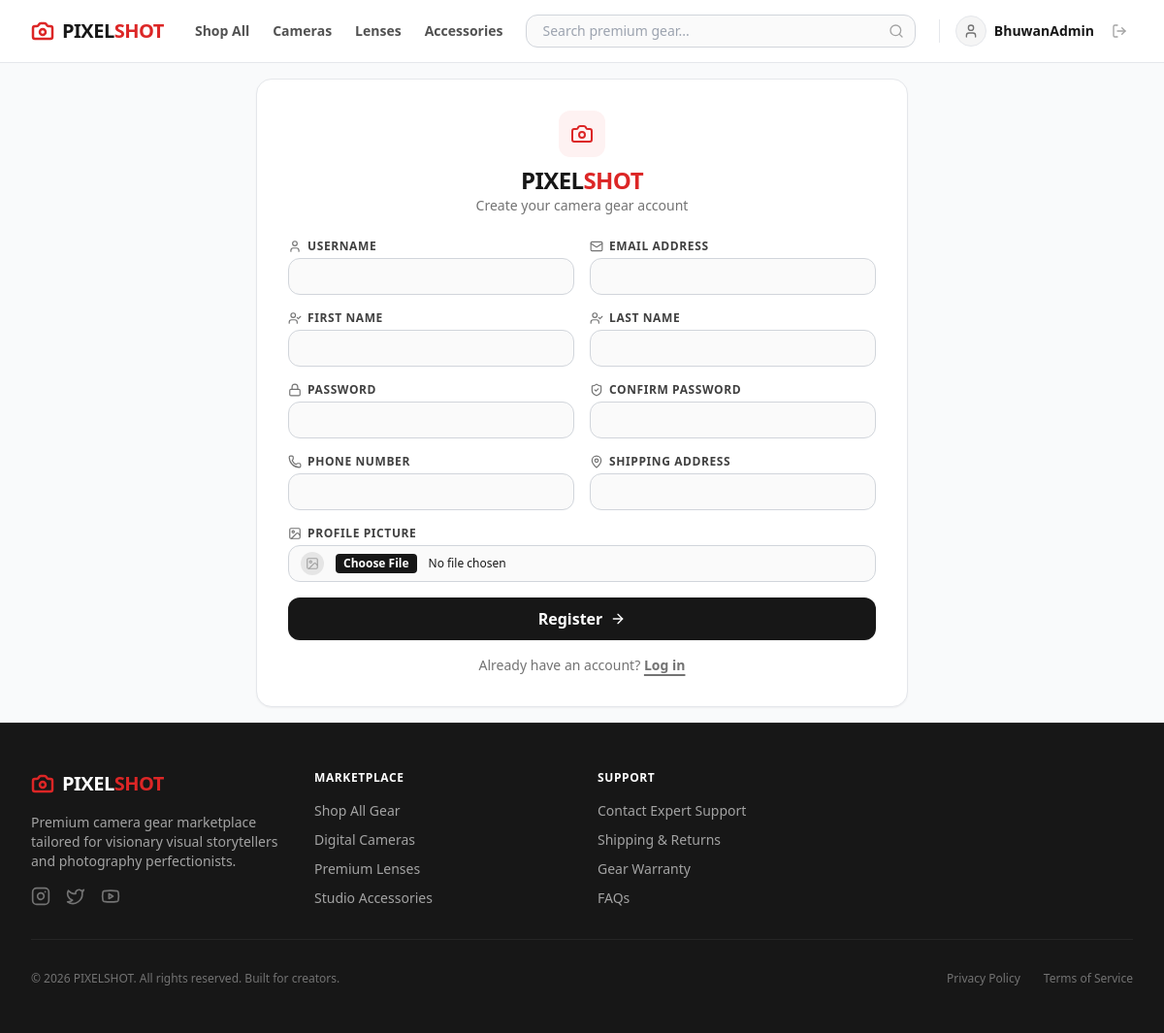
Page /register/ (signed in) on the earlier database version.
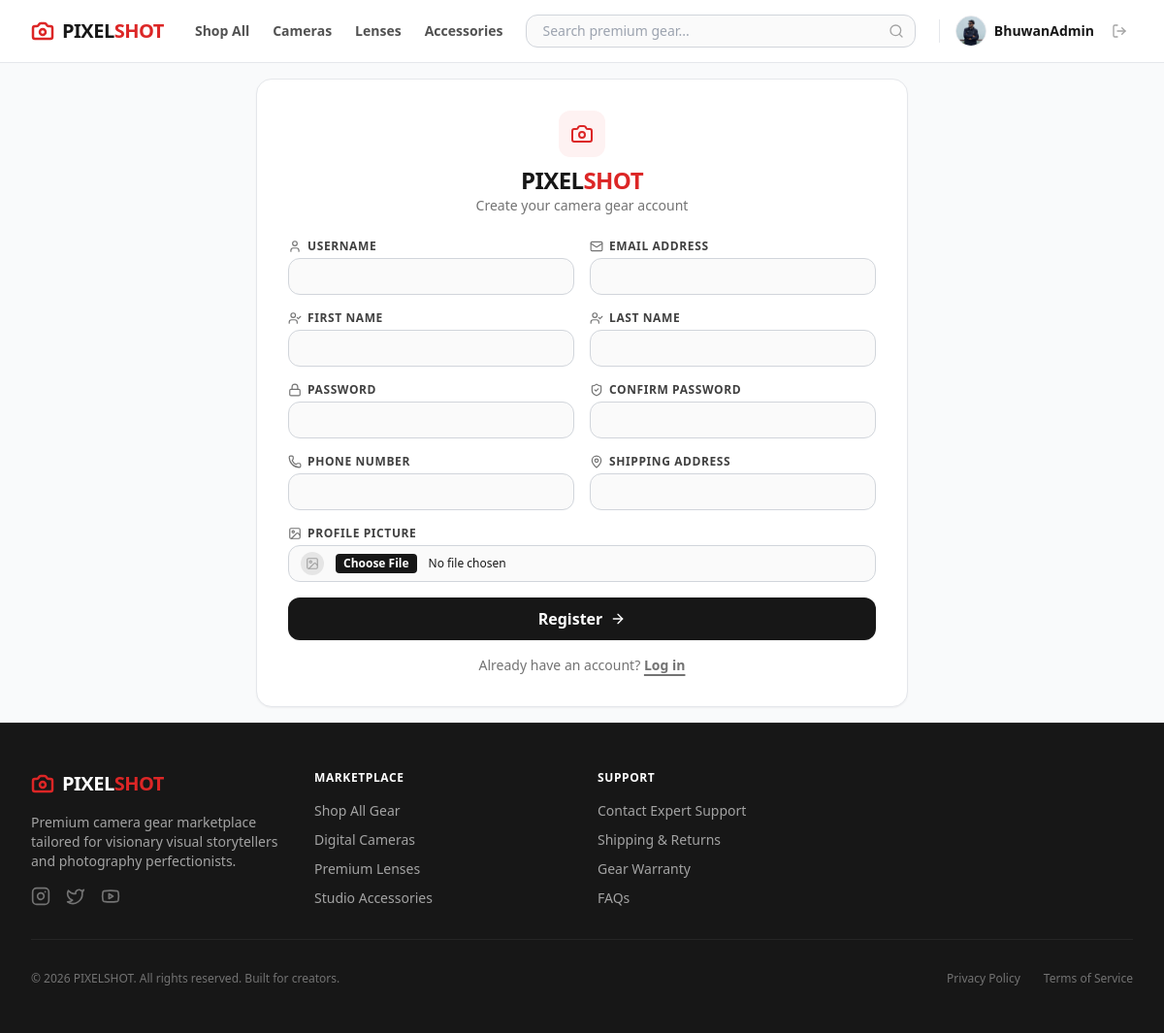
Same page on the later database version.
### ps_app/models.py (models this page shows, shortened)
class User(AbstractUser):
    phone = models.CharField(max_length=20, blank=True)
    address = models.TextField(blank=True)
    profile_picture = models.ImageField(upload_to='images/user/', blank=True, null=True)

### ps_app/views/auth_view.py (the view, shortened to what this page needs)
# urls.py: path('register/', register_view, name='register'),
def register_view(request):
    errors = {}
    return render(request, 'auth/register_page.html')

### ps_app/templates/auth/register_page.html (shortened to what the changed rows need)
<!DOCTYPE html>
<html lang="en">
<head>
    {% load static %}
    <link href="{% static 'css/styles.css' %}" rel="stylesheet" />
</head>
<body class="bg-gray-50 font-sans min-h-screen flex flex-col text-neutral-900">
    {% include 'components/_navbar.html' %}
    <main class="flex-grow flex items-center justify-center p-4">
        <div class="bg-white border border-gray-200 p-8 rounded-2xl shadow-sm max-w-2xl w-full">
            <div class="text-center mb-6">
                <h1 class="text-2xl font-bold tracking-tight text-neutral-900">PIXEL<span class="text-red-600">SHOT</span></h1>
            </div>
        </div>
    </main>
</body>
</html>

### ps_app/templates/components/_navbar.html (shortened to what this page needs)
<nav class="bg-white border-b border-gray-200 sticky top-0 z-50 font-sans text-neutral-900">
    <div class="max-w-7xl mx-auto px-4 sm:px-6 lg:px-8">
        <div class="flex justify-between h-16 items-center">
            <div class="flex items-center gap-8">
                <a href="/" class="flex items-center gap-2 text-xl font-black tracking-tight shrink-0">
                    <i data-lucide="camera" class="w-6 h-6 text-red-600 stroke-[2.5]"></i>
                    <span>PIXEL<span class="text-red-600">SHOT</span></span>
                </a>
                <div class="hidden md:flex items-center gap-6 text-sm font-semibold text-neutral-600">
                    <a href="/products/" class="hover:text-red-600 transition-colors">Shop All</a>
                    <a href="/products/?category=cameras" class="hover:text-red-600 transition-colors">Cameras</a>
                    <a href="/products/?category=lenses" class="hover:text-red-600 transition-colors">Lenses</a>
                    <a href="/products/?category=accessories" class="hover:text-red-600 transition-colors">Accessories</a>
                </div>
            </div>
            <div class="flex-1 max-w-md mx-6 hidden sm:block">
                <form action="/products/" method="GET" class="relative">
                    <input type="text" name="search" placeholder="Search premium gear..."
                        class="w-full bg-neutral-50 border border-gray-300 rounded-xl pl-4 pr-9 py-1.5 text-sm focus:outline-none focus:ring-2 focus:ring-red-600 focus:border-red-600 focus:bg-white transition-all">
                    <button type="submit" class="absolute inset-y-0 right-0 flex items-center pr-3 text-neutral-400 hover:text-red-600">
                        <i data-lucide="search" class="w-4 h-4"></i>
                    </button>
                </form>
            </div>
            <div class="flex items-center gap-4">
                {% if user.is_authenticated %}
                    <div class="flex items-center gap-3">
                        <a href="/profile/" class="flex items-center gap-2 group">
                            {% if user.profile_picture %}
                                <img src="{{ user.profile_picture.url }}" alt="Profile" class="w-8 h-8 rounded-full object-cover border border-gray-200 group-hover:border-red-600 transition-colors">
                            {% else %}
                                <div class="w-8 h-8 rounded-full bg-neutral-100 border border-gray-200 flex items-center justify-center text-neutral-500 group-hover:border-red-600 transition-colors">
                                    <i data-lucide="user" class="w-4 h-4"></i>
                                </div>
                            {% endif %}
                            <span class="text-sm font-semibold hidden lg:block group-hover:text-red-600 transition-colors">{{ user.username }}</span>
                        </a>
                        <form action="/logout/" method="POST" class="inline">
                            <button type="submit" class="p-1.5 text-neutral-400 hover:text-red-600 transition-colors" title="Log Out">
                                <i data-lucide="log-out" class="w-4 h-4"></i>
                            </button>
                        </form>
                    </div>
                {% else %}
                    <div class="flex items-center gap-3 text-sm font-bold">
                        <a href="/login/" class="text-neutral-600 hover:text-black transition-colors px-2 py-1.5">Sign In</a>
                        <a href="/register/" class="bg-neutral-900 text-white px-4 py-2 rounded-xl hover:bg-red-600 transition-all shadow-sm">Register</a>
                    </div>
                {% endif %}
            </div>
        </div>
    </div>
</nav>

Differences in the rows shown:
changed User "BhuwanAdmin": profile_picture: picture added; profile_picture empty → "images/user/Bhuwaney.jpg" (drawn)
